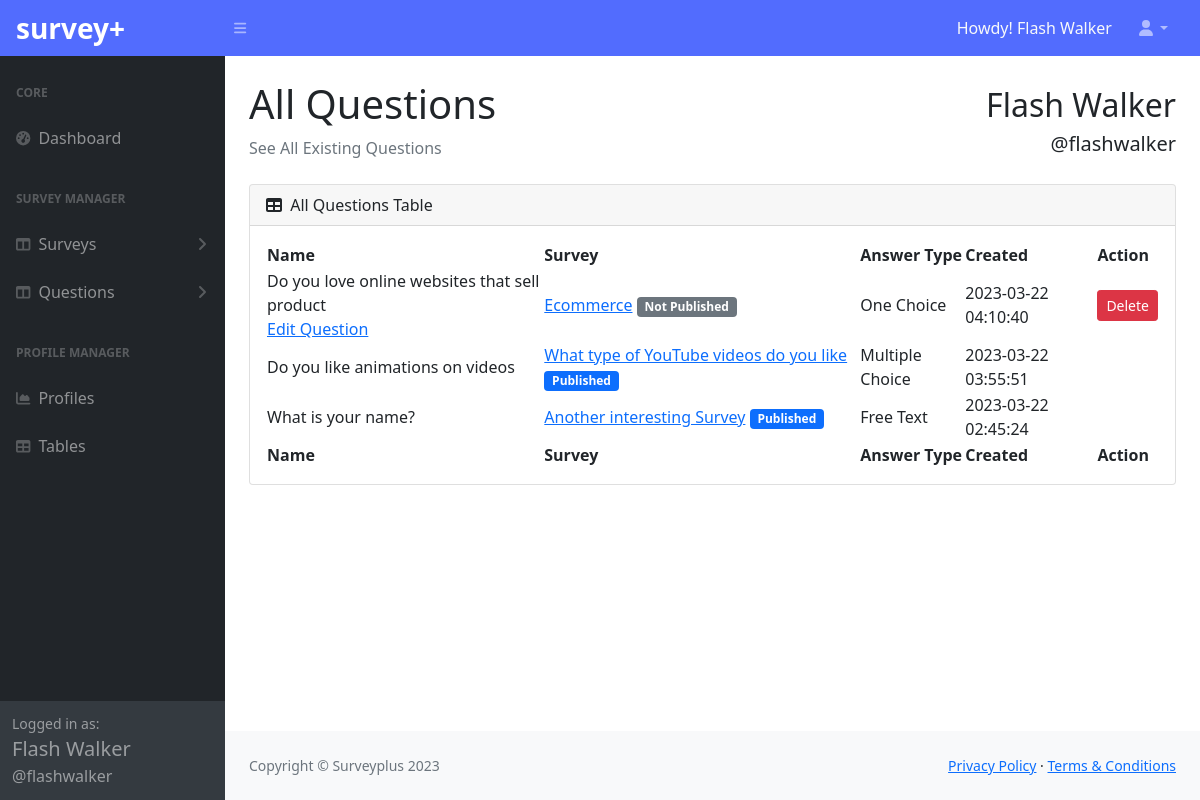
The page /dashboard/question/index.php (signed in) on the database as committed earlier.
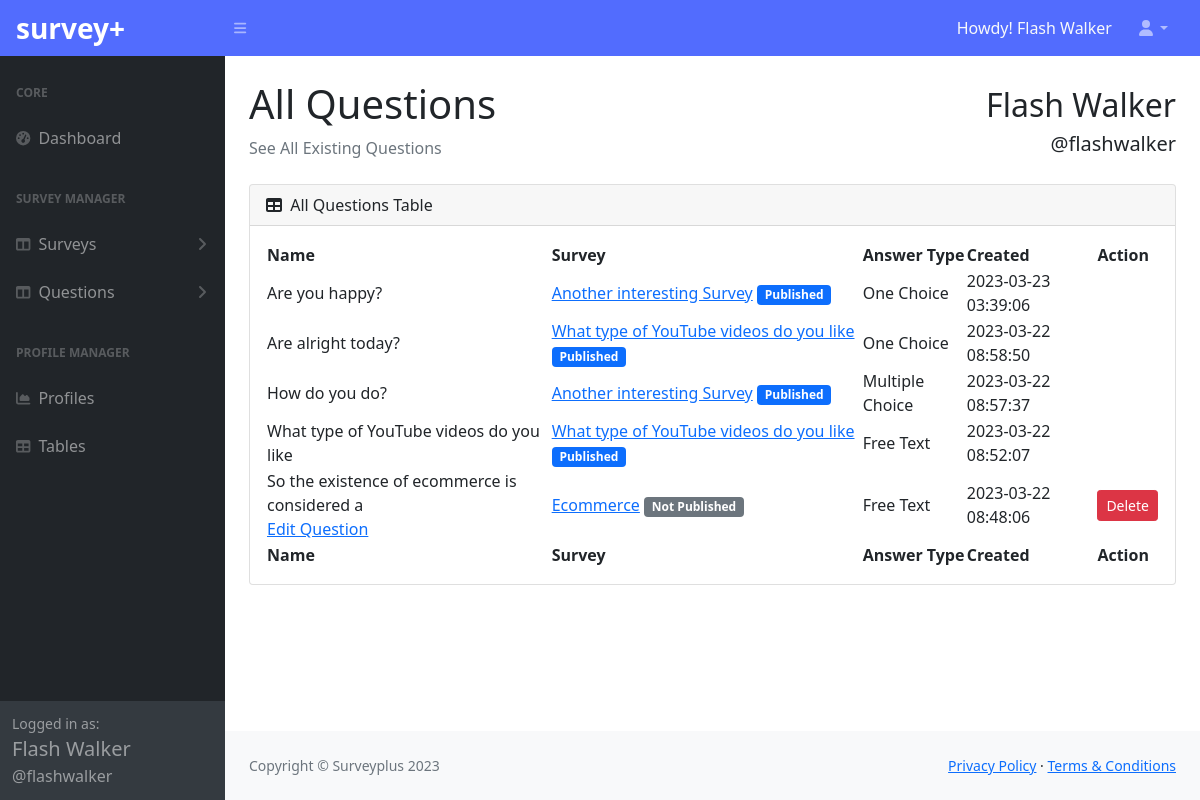
The same page on the database as committed later.
### tables this page shows
CREATE TABLE `question` (
  `id` int(11) NOT NULL,
  `name` varchar(45) NOT NULL,
  `description` text DEFAULT NULL,
  `survey_id` int(11) NOT NULL,
  `createdOn` timestamp NOT NULL DEFAULT current_timestamp(),
  `answer_category_id` int(11) NOT NULL
);

CREATE TABLE `survey` (
  `id` int(11) NOT NULL,
  `updatedOn` datetime DEFAULT NULL,
  `name` varchar(45) NOT NULL,
  `description` varchar(45) NOT NULL,
  `published` tinyint(1) NOT NULL,
  `createdOn` timestamp NOT NULL DEFAULT current_timestamp(),
  `publishedOn` datetime DEFAULT NULL,
  `expiresOn` date DEFAULT NULL,
  `user_id` int(11) NOT NULL
);

CREATE TABLE `answer_category` (
  `id` int(11) NOT NULL,
  `name` varchar(100) NOT NULL,
  `createdOn` timestamp NOT NULL DEFAULT current_timestamp()
);

### helpers/url_helper.php (called while the page is built, shortened)
<?php
function url_is(string $link){
    $base_url_segment = BASE_URL_SEGMENT;
    if(empty($base_url_segment)){
        if(str_contains($link, ".php")){
            $linkToVerify = $link;
        }else{
            $linkToVerify =  $link . "/";
        }
    }else{
        if(str_contains($link, ".php")){
            $linkToVerify = "/" . $link;
        }else{
            $linkToVerify =  "/" . $link . "/";
        }
    }
    if($_SERVER['REQUEST_URI'] != $linkToVerify){
        return false;
    }
    return true;
}

### app/Models/BaseModel.php (called while the page is built, shortened)
<?php
class BaseModel
{
    protected $conn;
    protected $stmt;
    public function __construct()
    {
        $this->db = new Database();
        if($this->db instanceof Database){
            $this->conn = $this->db->connect();
        }
    }
    public function select(string $query)
    {
        $this->stmt =  $this->conn->prepare($query);
        $this->stmt->execute();
        $this->stmt->setFetchMode(PDO::FETCH_ASSOC);
        return $this;
    }
    public function findAll(){
        return $this->stmt->fetchAll();
    }
}

### app/Config/Database.php (called while the page is built, shortened)
<?php
class Database{
    private array $dsn = [];
    public function __construct(){
        $this->dsn = [
            "host" => "localhost",
            "database" => "surveyplus",
            "port" => 33012,
            "username" => "root",
            "password" => "",
            "driver" => "mysql"
        ];
    }
    public function connect()
    {
       try{
            $this->conn = new PDO($this->dsn['driver'].":host=".$this->dsn['host'].";port=".$this->dsn['port'].";dbname=".$this->dsn['database'], $this->dsn['username'], $this->dsn['password']);
            $this->conn->setAttribute(PDO::ATTR_ERRMODE, PDO::ERRMODE_EXCEPTION);
            return $this->conn;
       } catch(PDOException $e){
            echo "Connection Failed " . $e->getMessage();
       }
    }
}

### app/Controllers/QuestionController.php (called while the page is built, shortened)
<?php
class QuestionController
{
    public Questions $questions;
    public function __construct()
    {
        $this->questions = new Questions();
    }
    public function show_survey_question(int $user_id) : array
    {
        return $this->questions->join($user_id);
    }
}

### app/Models/Questions.php (called while the page is built, shortened)
<?php
final class Questions extends BaseModel
{
    public string $table = "question";
    public function join(int $user_id)
    {
        $questions = $this->select("SELECT
                q.id as id,
                q.name as name,
                q.createdOn as createdOn,
                s.id as survey_id,
                s.name as survey_name,
                s.published as survey_published,
                ac.name as answer_type
            FROM $this->table q
            JOIN survey s
                ON q.survey_id = s.id
            JOIN answer_category ac
                ON q.answer_category_id = ac.id
            WHERE s.user_id = $user_id ORDER BY q.id DESC")->findAll();
        return $questions;
    }
}

### dashboard/question/index.php (the view, shortened to what this page needs)
<?php
$pageTitle = "All Questions"; ?>
<?php require DASHBOARD_PATH . "/partials/header.php" ?>
<?php
$questions = new QuestionController();
$all_questions = $questions->show_survey_question($_SESSION["user_id"]);
?>
<body class="sb-nav-fixed">
    <?php require DASHBOARD_PATH . "/partials/navigation.php" ?>
    <div id="layoutSidenav">
        <?php require DASHBOARD_PATH . "/partials/sidebar.php" ?>
        <div id="layoutSidenav_content">
            <main>
                <div class="container-fluid px-4">
                    <div class="row align-items-center">
                        <div class="col-md-6">
                            <h1 class="mt-4"><?= $pageTitle ?></h1>
                            <ol class="breadcrumb mb-4">
                                <li class="breadcrumb-item active">See All Existing Questions</li>
                            </ol>
                        </div>
                        <div class="col-md-6 text-start text-md-end mb-5 mb-md-0">
                            <?php if (isset($_SESSION["handle"]) & !empty($_SESSION["handle"])) : ?>
                                <p class="mb-0 fs-2"><?= $_SESSION["full_name"] ?> </p>
                                <p class="mb-0 fs-5"><?= $_SESSION["handle"] ?> </p>
                            <?php endif ?>
                        </div>
                    </div>
                    <div class="card mb-4">
                        <div class="card-header">
                            <i class="fas fa-table me-1"></i>
                            <?= $pageTitle ?> Table
                        </div>
                        <div class="card-body">
                            <table id="datatablesSimple">
                                <thead>
                                    <tr>
                                        <th>Name</th>
                                        <th>Survey</th>
                                        <th>Answer Type</th>
                                        <th>Created</th>
                                        <th>Action</th>
                                    </tr>
                                </thead>
                                <tfoot>
                                    <tr>
                                        <th>Name</th>
                                        <th>Survey</th>
                                        <th>Answer Type</th>
                                        <th>Created</th>
                                        <th>Action</th>
                                    </tr>
                                </tfoot>
                                <tbody>
                                    <?php if (isset($all_questions) && !empty($all_questions)) : ?>
                                        <?php foreach ($all_questions as $questions) : ?>
                                            <tr>
                                                <td>
                                                    <?= $questions["name"] ?>
                                                    <?php if ($questions["survey_published"] != 1) : ?>
                                                        <div class="d-block p-0">
                                                            <a href="<?= DASHBOARD_URL . '/question/edit.php?question=' . $questions['id'] . '&action=edit' ?>">Edit Question</a>
                                                        </div>
                                                    <?php endif ?>
                                                </td>
                                                <td>
                                                    <a href="<?= DASHBOARD_URL . "/survey/" ?>"><?= $questions["survey_name"] ?></a>
                                                    <?php if($questions["survey_published"] == 1): ?>
                                                        <span class="badge bg-primary">Published</span>
                                                    <?php else: ?>
                                                        <span class="badge bg-secondary">Not Published</span>
                                                    <?php endif ?>
                                                </td>
                                                <td><?= ucwords($questions["answer_type"]) ?></td>
                                                <td><?= $questions["createdOn"] ?></td>
                                                <td>
                                                <?php if($questions["survey_published"] != 1): ?>
                                                    <a href="<?= DASHBOARD_URL . '/question/delete.php?question=' . $questions['id'] . '&action=delete' ?>" class="btn btn-danger btn-sm">Delete</a>
                                                <?php endif ?>
                                                </td>
                                            </tr>
                                        <?php endforeach ?>
                                    <?php endif ?>
                                </tbody>
                            </table>
                        </div>
                    </div>
                </div>
            </main>
            <?php require DASHBOARD_PATH . "/partials/content-footer.php" ?>
        </div>
    </div>
</body>
</html>

### dashboard/partials/header.php (shortened to what this page needs)
<!DOCTYPE html>
<html lang="en">
    <head>
        <link href="<?= DASHBOARD_URL ?>/assets/datatables/style.css" rel="stylesheet" />
        <link href="<?= DASHBOARD_URL ?>/css/styles.css" rel="stylesheet" />
    </head>

### dashboard/partials/navigation.php (shortened to what this page needs)
<nav class="sb-topnav navbar navbar-expand navbar-dark bg-dark" style="background-color: #526cfe!important;">
    <a class="navbar-brand ps-3 fw-bold fs-3" href="<?= DASHBOARD_URL ?>">survey+</a>
    <button class="btn btn-link btn-sm order-1 order-lg-0 me-4 me-lg-0" id="sidebarToggle" href="#!"><i class="fas fa-bars"></i></button>
    <span class="d-none d-md-inline-block form-inline ms-auto me-0 me-md-3 my-2 my-md-0 text-light">
      Howdy! <?= (isset($_SESSION["full_name"])) ? $_SESSION["full_name"] : "User" ?>
    </span>
    <ul class="navbar-nav ms-auto ms-md-0 me-3 me-lg-4">
        <li class="nav-item dropdown">
            <a class="nav-link dropdown-toggle" id="navbarDropdown" href="#" role="button" data-bs-toggle="dropdown" aria-expanded="false"><i class="fas fa-user fa-fw"></i></a>
        </li>
    </ul>
</nav>

### dashboard/partials/sidebar.php (shortened to what this page needs)
<div id="layoutSidenav_nav">
                <nav class="sb-sidenav accordion sb-sidenav-dark" id="sidenavAccordion">
                    <div class="sb-sidenav-menu">
                        <div class="nav">
                            <div class="sb-sidenav-menu-heading">Core</div>
                            <a class="nav-link <?= url_is(BASE_URL_SEGMENT . "/dashboard") ? "active" : ""; ?>" href="<?= DASHBOARD_URL ?>">
                                <div class="sb-nav-link-icon"><i class="fas fa-tachometer-alt"></i></div>
                                Dashboard
                            </a>
                            <div class="sb-sidenav-menu-heading">Survey Manager</div>
                            <a class="nav-link collapsed" href="#" data-bs-toggle="collapse" data-bs-target="#collapseLayouts" aria-expanded="false" aria-controls="collapseLayouts">
                                <div class="sb-nav-link-icon"><i class="fas fa-columns"></i></div>
                                Surveys
                                <div class="sb-sidenav-collapse-arrow"><i class="fas fa-angle-down"></i></div>
                            </a>
                            <a class="nav-link collapsed" href="#" data-bs-toggle="collapse" data-bs-target="#collapseQuestions" aria-expanded="false" aria-controls="collapseLayouts">
                                <div class="sb-nav-link-icon"><i class="fas fa-columns"></i></div>
                                Questions
                                <div class="sb-sidenav-collapse-arrow"><i class="fas fa-angle-down"></i></div>
                            </a>
                            <div class="sb-sidenav-menu-heading">Profile Manager</div>
                            <a class="nav-link" href="charts.html">
                                <div class="sb-nav-link-icon"><i class="fas fa-chart-area"></i></div>
                                Profiles
                            </a>
                            <a class="nav-link" href="tables.html">
                                <div class="sb-nav-link-icon"><i class="fas fa-table"></i></div>
                                Tables
                            </a>
                        </div>
                    </div>
                    <div class="sb-sidenav-footer">
                        <div class="small">Logged in as:</div>
                        <?php if(isset($_SESSION["handle"]) & !empty($_SESSION["handle"])): ?>
                            <p class="mb-0 fs-5"><?= $_SESSION["full_name"] ?> </p>
                            <p class="mb-0 fs-6"><?= $_SESSION["handle"] ?> </p>
                        <?php endif ?>
                    </div>
                </nav>
            </div>

### dashboard/partials/content-footer.php
<footer class="py-4 bg-light mt-auto">
    <div class="container-fluid px-4">
        <div class="d-flex align-items-center justify-content-between small">
            <div class="text-muted">Copyright &copy; Surveyplus 2023</div>
            <div>
                <a href="#">Privacy Policy</a>
                &middot;
                <a href="#">Terms &amp; Conditions</a>
            </div>
        </div>
    </div>
</footer>

Rows that differ between the two databases and show on the page:
removed question: name "Do you love online websites that sell product", survey.name "Ecommerce", shows "Not Published", answer_category.name "One Choice", createdOn "2023-03-22 04:10:40"
removed question: name "Do you like animations on videos", survey.name "What type of YouTube videos do you like", shows "Published", answer_category.name "Multiple Choice", createdOn "2023-03-22 03:55:51"
removed question: name "What is your name?", survey.name "Another interesting Survey", shows "Published", answer_category.name "Free Text", createdOn "2023-03-22 02:45:24"
added question: name "Are you happy?", survey.name "Another interesting Survey", shows "Published", answer_category.name "One Choice", createdOn "2023-03-23 03:39:06"
added question: name "Are alright today?", survey.name "What type of YouTube videos do you like", shows "Published", answer_category.name "One Choice", createdOn "2023-03-22 08:58:50"
added question: name "How do you do?", survey.name "Another interesting Survey", shows "Published", answer_category.name "Multiple Choice", createdOn "2023-03-22 08:57:37"
added question: name "What type of YouTube videos do you like", survey.name "What type of YouTube videos do you like", shows "Published", answer_category.name "Free Text", createdOn "2023-03-22 08:52:07"
added question: name "So the existence of ecommerce is considered a", survey.name "Ecommerce", shows "Not Published", answer_category.name "Free Text", createdOn "2023-03-22 08:48:06"
